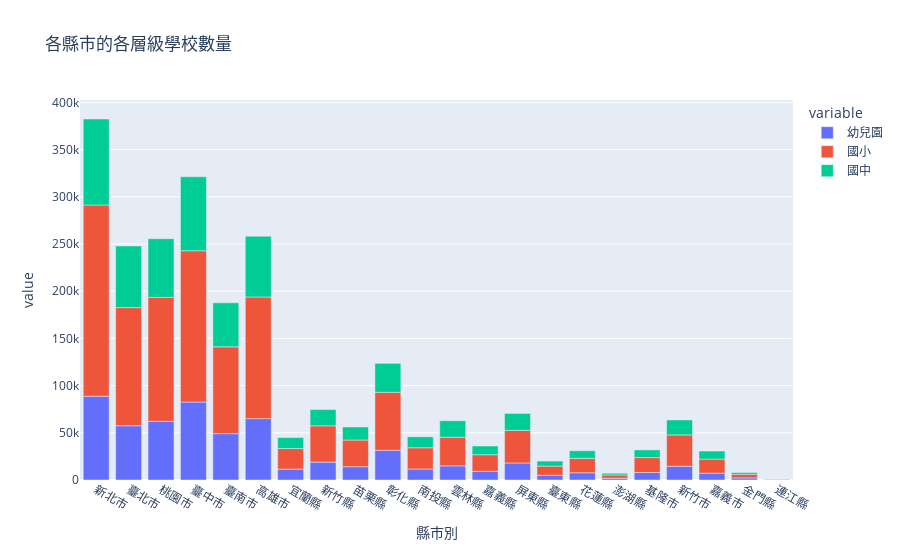

The notebook cell saved with this chart:
### Code cell
import pandas as pd
import plotly.express as px

df = pd.read_csv('school.csv')
fig = px.bar(df, x='縣市別', y=['幼兒園', '國小', '國中'], title='各縣市的各層級學校數量')
fig.show()

### Figure 1 — Plotly figure (JSON) as saved in the notebook; plotly's stock layout.template omitted (floating-point values rounded to 4 significant figures)
{"data": [{"alignmentgroup": "True", "hovertemplate": "variable=幼兒園<br>縣市別=%{x}<br>value=%{y}<extra></extra>", "legendgroup": "幼兒園", "marker": {"color": "#636efa", "pattern": {"shape": ""}}, "name": "幼兒園", "offsetgroup": "幼兒園", "orientation": "v", "showlegend": true, "textposition": "auto", "type": "bar", "x": ["新北市", "臺北市", "桃園市", "臺中市", "臺南市", "高雄市", "宜蘭縣", "新竹縣", "苗栗縣", "彰化縣", "南投縣", "雲林縣", "嘉義縣", "屏東縣", "臺東縣", "花蓮縣", "澎湖縣", "基隆市", "新竹市", "嘉義市", "金門縣", "連江縣"], "xaxis": "x", "y": [88778, 57492, 62155, 82579, 49071, 65003, 11578, 18949, 14072, 31533, 11684, 15011, 9198, 18038, 4937, 7687, 1853, 7961, 14554, 7302, 2194, 292], "yaxis": "y"}, {"alignmentgroup": "True", "hovertemplate": "variable=國小<br>縣市別=%{x}<br>value=%{y}<extra></extra>", "legendgroup": "國小", "marker": {"color": "#EF553B", "pattern": {"shape": ""}}, "name": "國小", "offsetgroup": "國小", "orientation": "v", "showlegend": true, "textposition": "auto", "type": "bar", "x": ["新北市", "臺北市", "桃園市", "臺中市", "臺南市", "高雄市", "宜蘭縣", "新竹縣", "苗栗縣", "彰化縣", "南投縣", "雲林縣", "嘉義縣", "屏東縣", "臺東縣", "花蓮縣", "澎湖縣", "基隆市", "新竹市", "嘉義市", "金門縣", "連江縣"], "xaxis": "x", "y": [202529, 125093, 131258, 160242, 91967, 128846, 21720, 38429, 28275, 61364, 22481, 30256, 17571, 34546, 9768, 15242, 3485, 15795, 33197, 14883, 3878, 492], "yaxis": "y"}, {"alignmentgroup": "True", "hovertemplate": "variable=國中<br>縣市別=%{x}<br>value=%{y}<extra></extra>", "legendgroup": "國中", "marker": {"color": "#00cc96", "pattern": {"shape": ""}}, "name": "國中", "offsetgroup": "國中", "orientation": "v", "showlegend": true, "textposition": "auto", "type": "bar", "x": ["新北市", "臺北市", "桃園市", "臺中市", "臺南市", "高雄市", "宜蘭縣", "新竹縣", "苗栗縣", "彰化縣", "南投縣", "雲林縣", "嘉義縣", "屏東縣", "臺東縣", "花蓮縣", "澎湖縣", "基隆市", "新竹市", "嘉義市", "金門縣", "連江縣"], "xaxis": "x", "y": [91044, 65268, 62184, 78320, 46589, 64368, 11620, 17235, 13787, 30638, 11549, 17466, 9219, 17910, 5322, 8045, 1810, 8125, 15841, 8456, 1871, 247], "yaxis": "y"}], "layout": {"barmode": "relative", "legend": {"title": {"text": "variable"}, "tracegroupgap": 0}, "title": {"text": "各縣市的各層級學校數量"}, "xaxis": {"anchor": "y", "domain": [0, 1], "title": {"text": "縣市別"}}, "yaxis": {"anchor": "x", "domain": [0, 1], "title": {"text": "value"}}}}
